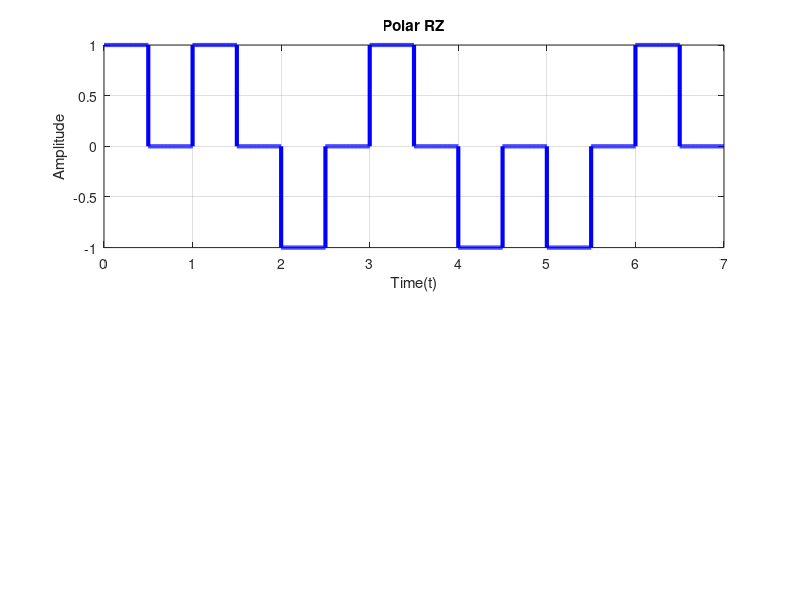

The MATLAB script that drew this image:
clear all;
close all;
fs=100;
t=0:1/fs:1;
bit=[ 1 1 0 1 0 0 1];
time=[];
dig_sig=[];
for i =1:1: length(bit)
    dig_sig=[dig_sig (bit(i)==0)*...
    -ones(1,length(t/2))+ (bit(i)==1)*ones(1,length(t/2))];
time=[time t/2];
t=t +1;
dig_sig=[dig_sig (bit(i)==0)*zeros(1,length(t/2))+(bit(i)==1)*zeros(1,length(t/2))];
time=[time t/2];
t=t+1;
end
subplot(2,1,1);
plot(time,dig_sig,'b','linewidth',3);
axis([0 time(end) -1 1]);
xlabel('Time(t)');
title('Polar RZ')
ylabel('Amplitude');
grid on;